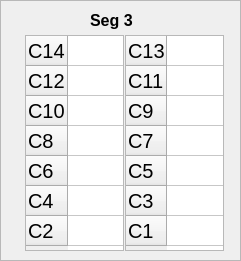
     <widget class="QFrame" name="frame_26">
      <property name="geometry">
       <rect>
        <x>495</x>
        <y>40</y>
        <width>241</width>
        <height>261</height>
       </rect>
      </property>
      <property name="frameShape">
       <enum>QFrame::StyledPanel</enum>
      </property>
      <property name="frameShadow">
       <enum>QFrame::Raised</enum>
      </property>
      <widget class="QTableWidget" name="B3_even">
       <property name="geometry">
        <rect>
         <x>25</x>
         <y>35</y>
         <width>99</width>
         <height>216</height>
        </rect>
       </property>
       <property name="font">
        <font>
         <pointsize>15</pointsize>
        </font>
       </property>
       <attribute name="horizontalHeaderVisible">
        <bool>false</bool>
       </attribute>
       <attribute name="horizontalHeaderDefaultSectionSize">
        <number>60</number>
       </attribute>
       <row>
        <property name="text">
         <string>C14</string>
        </property>
       </row>
       <row>
        <property name="text">
         <string>C12</string>
        </property>
       </row>
       <row>
        <property name="text">
         <string>C10</string>
        </property>
       </row>
       <row>
        <property name="text">
         <string>C8</string>
        </property>
       </row>
       <row>
        <property name="text">
         <string>C6</string>
        </property>
       </row>
       <row>
        <property name="text">
         <string>C4</string>
        </property>
       </row>
       <row>
        <property name="text">
         <string>C2</string>
        </property>
       </row>
       <column>
        <property name="text">
         <string>Right</string>
        </property>
       </column>
      </widget>
      <widget class="QTableWidget" name="B3_odd">
       <property name="geometry">
        <rect>
         <x>125</x>
         <y>35</y>
         <width>99</width>
         <height>216</height>
        </rect>
       </property>
       <property name="font">
        <font>
         <pointsize>15</pointsize>
        </font>
       </property>
       <attribute name="horizontalHeaderVisible">
        <bool>false</bool>
       </attribute>
       <attribute name="horizontalHeaderDefaultSectionSize">
        <number>60</number>
       </attribute>
       <row>
        <property name="text">
         <string>C13</string>
        </property>
       </row>
       <row>
        <property name="text">
         <string>C11</string>
        </property>
       </row>
       <row>
        <property name="text">
         <string>C9</string>
        </property>
       </row>
       <row>
        <property name="text">
         <string>C7</string>
        </property>
       </row>
       <row>
        <property name="text">
         <string>C5</string>
        </property>
       </row>
       <row>
        <property name="text">
         <string>C3</string>
        </property>
       </row>
       <row>
        <property name="text">
         <string>C1</string>
        </property>
       </row>
       <column>
        <property name="text">
         <string>Left</string>
        </property>
       </column>
      </widget>
      <widget class="QLabel" name="box3_label_4">
       <property name="geometry">
        <rect>
         <x>90</x>
         <y>10</y>
         <width>61</width>
         <height>21</height>
        </rect>
       </property>
       <property name="font">
        <font>
         <pointsize>12</pointsize>
         <weight>75</weight>
         <bold>true</bold>
        </font>
       </property>
       <property name="text">
        <string>Seg 3</string>
       </property>
      </widget>
     </widget>
